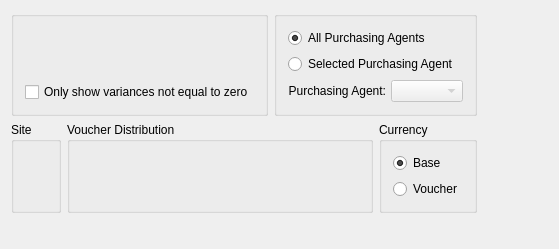
<?xml version="1.0" encoding="UTF-8"?>
<ui version="4.0">
 <comment>This file is part of the xTuple ERP: PostBooks Edition, a free and
open source Enterprise Resource Planning software suite,
Copyright (c) 1999-2019 by OpenMFG LLC, d/b/a xTuple.
It is licensed to you under the Common Public Attribution License
version 1.0, the full text of which (including xTuple-specific Exhibits)
is available at www.xtuple.com/CPAL.  By using this software, you agree
to be bound by its terms.</comment>
 <class>dspPoPriceVariancesByItem</class>
 <widget class="QWidget" name="dspPoPriceVariancesByItem">
  <property name="geometry">
   <rect>
    <x>0</x>
    <y>0</y>
    <width>559</width>
    <height>249</height>
   </rect>
  </property>
  <property name="windowTitle">
   <string>Purchase Price Variances by Item</string>
  </property>
  <layout class="QHBoxLayout" name="horizontalLayout">
   <item>
    <layout class="QVBoxLayout" name="verticalLayout_2">
     <property name="spacing">
      <number>0</number>
     </property>
     <item>
      <layout class="QGridLayout" name="gridLayout_5">
       <item row="0" column="0">
        <widget class="QGroupBox" name="_itemGroup">
         <property name="title">
          <string/>
         </property>
         <layout class="QGridLayout" name="gridLayout_4">
          <item row="0" column="0">
           <widget class="ItemCluster" name="_item"/>
          </item>
          <item row="1" column="0">
           <widget class="XCheckBox" name="_notZero">
            <property name="text">
             <string>Only show variances not equal to zero</string>
            </property>
           </widget>
          </item>
         </layout>
        </widget>
       </item>
       <item row="0" column="1">
        <widget class="QGroupBox" name="_agentGroup">
         <property name="title">
          <string/>
         </property>
         <layout class="QGridLayout" name="gridLayout_3">
          <item row="0" column="0">
           <widget class="QRadioButton" name="_allPurchasingAgents">
            <property name="text">
             <string>All Purchasing Agents</string>
            </property>
            <property name="checked">
             <bool>true</bool>
            </property>
           </widget>
          </item>
          <item row="1" column="0">
           <widget class="QRadioButton" name="_selectedPurchasingAgent">
            <property name="text">
             <string>Selected Purchasing Agent</string>
            </property>
           </widget>
          </item>
          <item row="2" column="0">
           <layout class="QHBoxLayout">
            <property name="spacing">
             <number>5</number>
            </property>
            <item>
             <widget class="QLabel" name="_agentLit">
              <property name="sizePolicy">
               <sizepolicy hsizetype="Preferred" vsizetype="Preferred">
                <horstretch>0</horstretch>
                <verstretch>0</verstretch>
               </sizepolicy>
              </property>
              <property name="minimumSize">
               <size>
                <width>0</width>
                <height>0</height>
               </size>
              </property>
              <property name="text">
               <string>Purchasing Agent:</string>
              </property>
              <property name="alignment">
               <set>Qt::AlignRight|Qt::AlignTrailing|Qt::AlignVCenter</set>
              </property>
             </widget>
            </item>
            <item>
             <widget class="XComboBox" name="_agent">
              <property name="enabled">
               <bool>false</bool>
              </property>
              <property name="sizePolicy">
               <sizepolicy hsizetype="Expanding" vsizetype="Fixed">
                <horstretch>0</horstretch>
                <verstretch>0</verstretch>
               </sizepolicy>
              </property>
             </widget>
            </item>
           </layout>
          </item>
         </layout>
        </widget>
       </item>
       <item row="1" column="0" colspan="2">
        <layout class="QHBoxLayout" name="horizontalLayout_2">
         <item>
          <widget class="WarehouseGroup" name="_warehouse">
           <property name="title">
            <string>Site</string>
           </property>
           <property name="fixedSize">
            <bool>false</bool>
           </property>
          </widget>
         </item>
         <item>
          <widget class="QGroupBox" name="_dateGroup">
           <property name="title">
            <string>Voucher Distribution</string>
           </property>
           <layout class="QGridLayout" name="gridLayout_2">
            <item row="0" column="0">
             <widget class="DateCluster" name="_dates"/>
            </item>
            <item row="0" column="1">
             <spacer name="horizontalSpacer_3">
              <property name="orientation">
               <enum>Qt::Horizontal</enum>
              </property>
              <property name="sizeHint" stdset="0">
               <size>
                <width>0</width>
                <height>20</height>
               </size>
              </property>
             </spacer>
            </item>
           </layout>
          </widget>
         </item>
         <item>
          <widget class="QGroupBox" name="_currencyGroup">
           <property name="title">
            <string>Currency</string>
           </property>
           <layout class="QVBoxLayout" name="verticalLayout">
            <item>
             <widget class="QRadioButton" name="_baseCurr">
              <property name="text">
               <string>Base</string>
              </property>
              <property name="checked">
               <bool>true</bool>
              </property>
             </widget>
            </item>
            <item>
             <widget class="QRadioButton" name="_voCurr">
              <property name="text">
               <string>Voucher</string>
              </property>
             </widget>
            </item>
           </layout>
          </widget>
         </item>
        </layout>
       </item>
      </layout>
     </item>
     <item>
      <spacer name="verticalSpacer">
       <property name="orientation">
        <enum>Qt::Vertical</enum>
       </property>
       <property name="sizeHint" stdset="0">
        <size>
         <width>20</width>
         <height>0</height>
        </size>
       </property>
      </spacer>
     </item>
    </layout>
   </item>
   <item>
    <spacer name="horizontalSpacer">
     <property name="orientation">
      <enum>Qt::Horizontal</enum>
     </property>
     <property name="sizeHint" stdset="0">
      <size>
       <width>34</width>
       <height>20</height>
      </size>
     </property>
    </spacer>
   </item>
  </layout>
 </widget>
 <layoutdefault spacing="6" margin="11"/>
 <customwidgets>
  <customwidget>
   <class>DateCluster</class>
   <extends>QWidget</extends>
   <header>datecluster.h</header>
   <container>1</container>
  </customwidget>
  <customwidget>
   <class>ItemCluster</class>
   <extends>QWidget</extends>
   <header>itemcluster.h</header>
   <container>1</container>
  </customwidget>
  <customwidget>
   <class>WarehouseGroup</class>
   <extends>QGroupBox</extends>
   <header>warehousegroup.h</header>
   <container>1</container>
  </customwidget>
  <customwidget>
   <class>XCheckBox</class>
   <extends>QCheckBox</extends>
   <header>xcheckbox.h</header>
  </customwidget>
  <customwidget>
   <class>XComboBox</class>
   <extends>QComboBox</extends>
   <header>xcombobox.h</header>
  </customwidget>
 </customwidgets>
 <tabstops>
  <tabstop>_item</tabstop>
  <tabstop>_warehouse</tabstop>
  <tabstop>_dates</tabstop>
  <tabstop>_allPurchasingAgents</tabstop>
  <tabstop>_agent</tabstop>
 </tabstops>
 <resources/>
 <connections>
  <connection>
   <sender>_selectedPurchasingAgent</sender>
   <signal>toggled(bool)</signal>
   <receiver>_agent</receiver>
   <slot>setEnabled(bool)</slot>
   <hints>
    <hint type="sourcelabel">
     <x>20</x>
     <y>20</y>
    </hint>
    <hint type="destinationlabel">
     <x>20</x>
     <y>20</y>
    </hint>
   </hints>
  </connection>
 </connections>
</ui>
